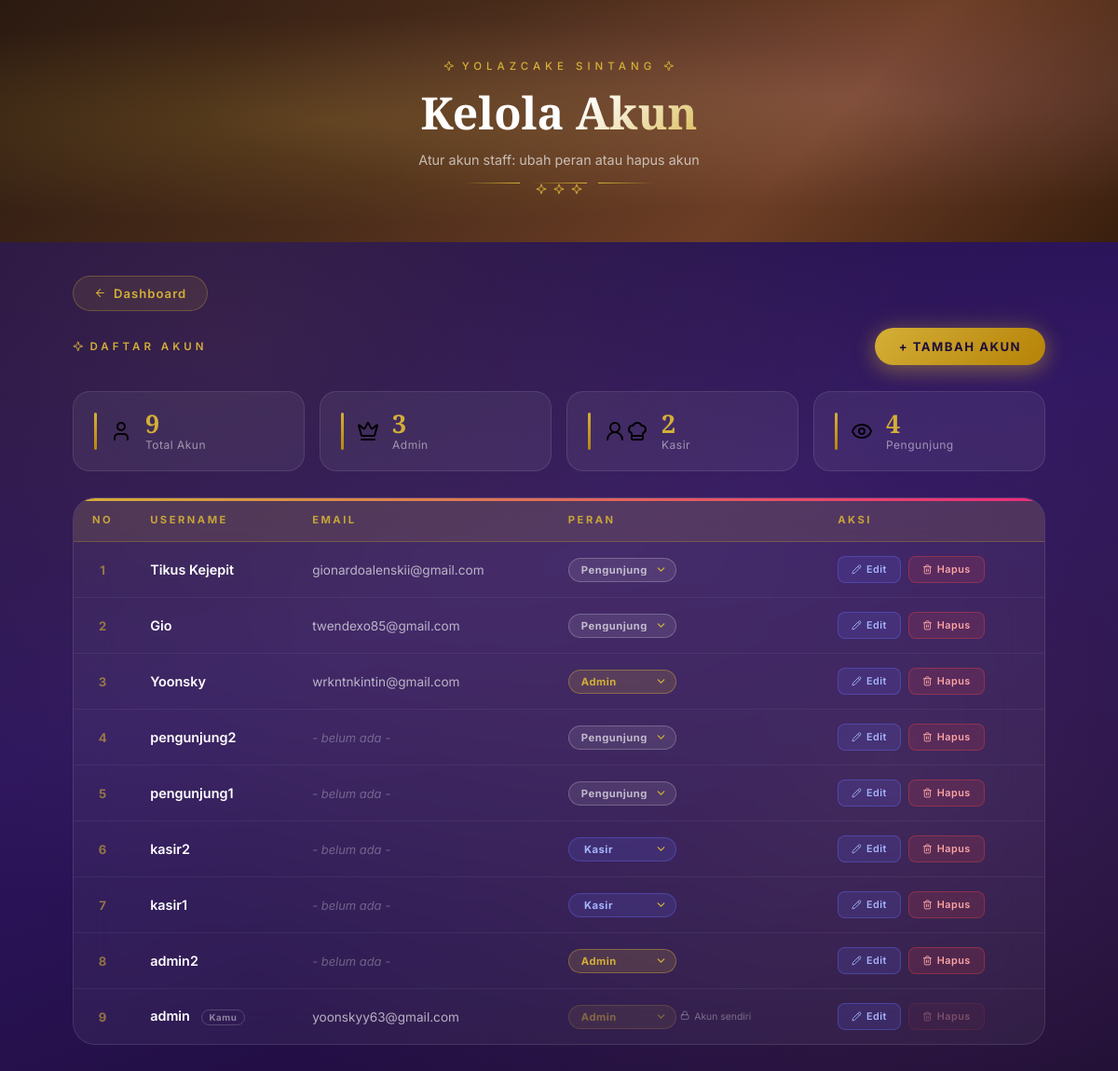
The page /user/data_user.php (signed in) on the database as committed earlier.
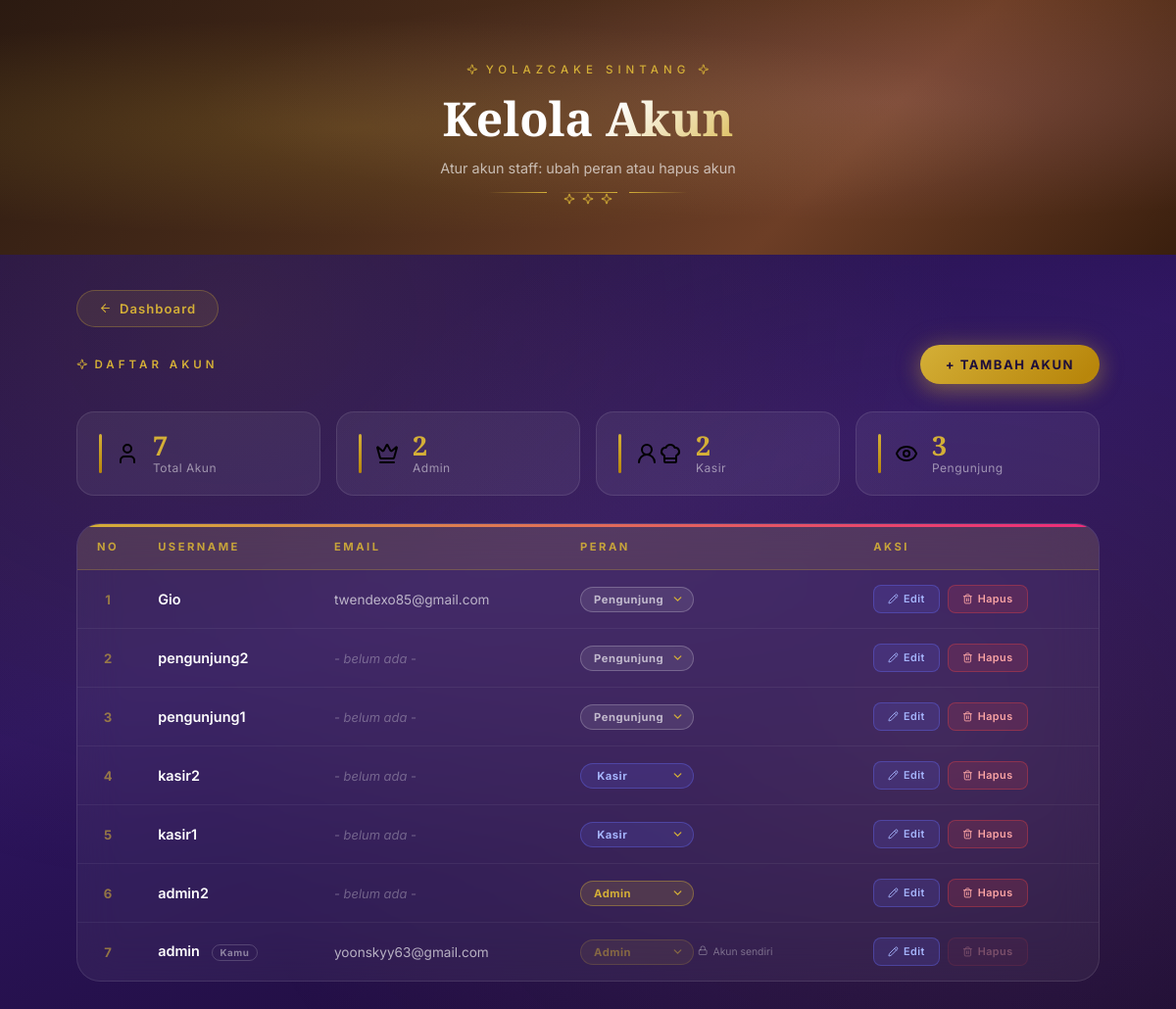
The same page on the database as committed later.
### tables this page shows
CREATE TABLE `users` (
  `id` int(11) NOT NULL,
  `username` varchar(50) DEFAULT NULL,
  `email` varchar(100) DEFAULT NULL,
  `google_id` varchar(64) DEFAULT NULL,
  `foto_profil` varchar(255) DEFAULT NULL,
  `password` varchar(255) DEFAULT NULL,
  `role` enum('admin','kasir','pengunjung') DEFAULT 'pengunjung',
  `reset_otp` varchar(6) DEFAULT NULL,
  `reset_otp_expires_at` datetime DEFAULT NULL,
  `reset_otp_attempts` tinyint(3) UNSIGNED NOT NULL DEFAULT 0,
  `sudah_mode_serius` tinyint(1) NOT NULL DEFAULT 0
);

### user/data_user.php (the view, shortened to what the changed rows need)
<?php
require_once '../config/koneksi.php';
$query = mysqli_query($conn, "SELECT * FROM users ORDER BY id DESC");
$total_query  = mysqli_query($conn, "SELECT COUNT(*) AS t, SUM(role='admin') AS a, SUM(role='kasir') AS k, SUM(role='pengunjung') AS p FROM users");
$stats        = mysqli_fetch_assoc($total_query);
$total_user   = $stats['t'] ?? 0;
$total_admin  = $stats['a'] ?? 0;
$total_pengunjung = $stats['p'] ?? 0;
$role_options = [
    'pengunjung' => ['label' => 'Pengunjung', 'icon' => '<i data-lucide="eye" class="lucide-ic"></i>'],
    'kasir'      => ['label' => 'Kasir',      'icon' => '<i data-lucide="user-round" class="lucide-ic"></i>‍<i data-lucide="chef-hat" class="lucide-ic"></i>'],
    'admin'      => ['label' => 'Admin',      'icon' => '<i data-lucide="crown" class="lucide-ic"></i>'],
];
?>
<!DOCTYPE html>
<html lang="id">
<head>
  <link rel="stylesheet" href="../assets/css/lucide-icons.css">
</head>
<body>
<div class="page-hero" id="pageHero">
  <div class="hero-inner">
    <h1>Kelola Akun</h1>
  </div>
</div>
<div class="page-wrapper">
  <div class="stats-row">
    <div class="stat-card">
      <div>
        <div class="stat-val"><?= $total_user; ?></div>
        <div class="stat-lbl">Total Akun</div>
      </div>
    </div>
    <div class="stat-card">
      <div>
        <div class="stat-val"><?= $total_admin; ?></div>
        <div class="stat-lbl">Admin</div>
      </div>
    </div>
    <div class="stat-card">
      <div>
        <div class="stat-val"><?= $total_pengunjung; ?></div>
        <div class="stat-lbl">Pengunjung</div>
      </div>
    </div>
  </div>
  <div class="table-card">
    <table>
      <thead>
        <tr>
          <th style="text-align:center;">No</th>
          <th>Username</th>
          <th>Email</th>
          <th>Peran</th>
          <th>Aksi</th>
        </tr>
      </thead>
      <tbody>
        <?php
        $no = 1;
        $rows = mysqli_num_rows($query);
        if($rows > 0):
          while($data = mysqli_fetch_assoc($query)):
            $is_me = (isset($_SESSION['username']) && $_SESSION['username'] === $data['username']);
        ?>
        <tr>
          <td class="td-no"><?= $no++; ?></td>
          <td class="td-nama">
            <?= htmlspecialchars($data['username']); ?>
            <?php if($is_me): ?><span class="you-tag">Kamu</span><?php endif; ?>
          </td>
          <td class="td-email"><?= !empty($data['email']) ? htmlspecialchars($data['email']) : '<span class="no-email">- belum ada -</span>'; ?></td>
          <td>
            <div class="role-select-wrap">
              <select class="role-select role-<?= htmlspecialchars($data['role']); ?>"
                      data-old-role="<?= htmlspecialchars($data['role']); ?>"
                      data-id="<?= (int)$data['id']; ?>"
                      data-username="<?= htmlspecialchars($data['username'], ENT_QUOTES); ?>"
                      <?= $is_me ? 'disabled' : ''; ?>
                      onchange="ubahPangkat(this)">
                <?php foreach($role_options as $rv => $ro): ?>
                  <option value="<?= $rv; ?>" <?= $data['role'] === $rv ? 'selected' : ''; ?>><?= $ro['icon']; ?> <?= $ro['label']; ?></option>
                <?php endforeach; ?>
              </select>
              <?php if($is_me): ?>
                <div class="role-locked"><i data-lucide="lock" class="lucide-ic"></i> Akun sendiri</div>
              <?php endif; ?>
            </div>
          </td>
          <td>
            <div class="action-cell">
              <button type="button"
                 class="btn-act btn-editakun"
                 onclick="bukaModalEdit(<?= (int)$data['id']; ?>, <?= htmlspecialchars(json_encode($data['username']), ENT_QUOTES); ?>, <?= htmlspecialchars(json_encode($data['email'] ?? ''), ENT_QUOTES); ?>)"><i data-lucide="pencil" class="lucide-ic"></i> Edit</button>
              <button type="button"
                 class="btn-act btn-hapus"
                 <?= $is_me ? 'disabled' : ''; ?>
                 onclick="hapusAkun(<?= (int)$data['id']; ?>, <?= htmlspecialchars(json_encode($data['username']), ENT_QUOTES); ?>)"><i data-lucide="trash-2" class="lucide-ic"></i> Hapus</button>
            </div>
          </td>
        </tr>
        <?php endwhile; endif; ?>
      </tbody>
    </table>
  </div>
</div>
</body>
</html>

Rows that differ between the two databases and show on the page:
removed users: username "Tikus Kejepit", email "gionardoalenskii@gmail.com", role+id+username "Pengunjung"
removed users: username "Yoonsky", email "wrkntnkintin@gmail.com", role+id+username "Admin"
Other text that changed with them:
$total_user: "9" → "7"
$total_admin: "3" → "2"
$total_pengunjung: "4" → "3"
